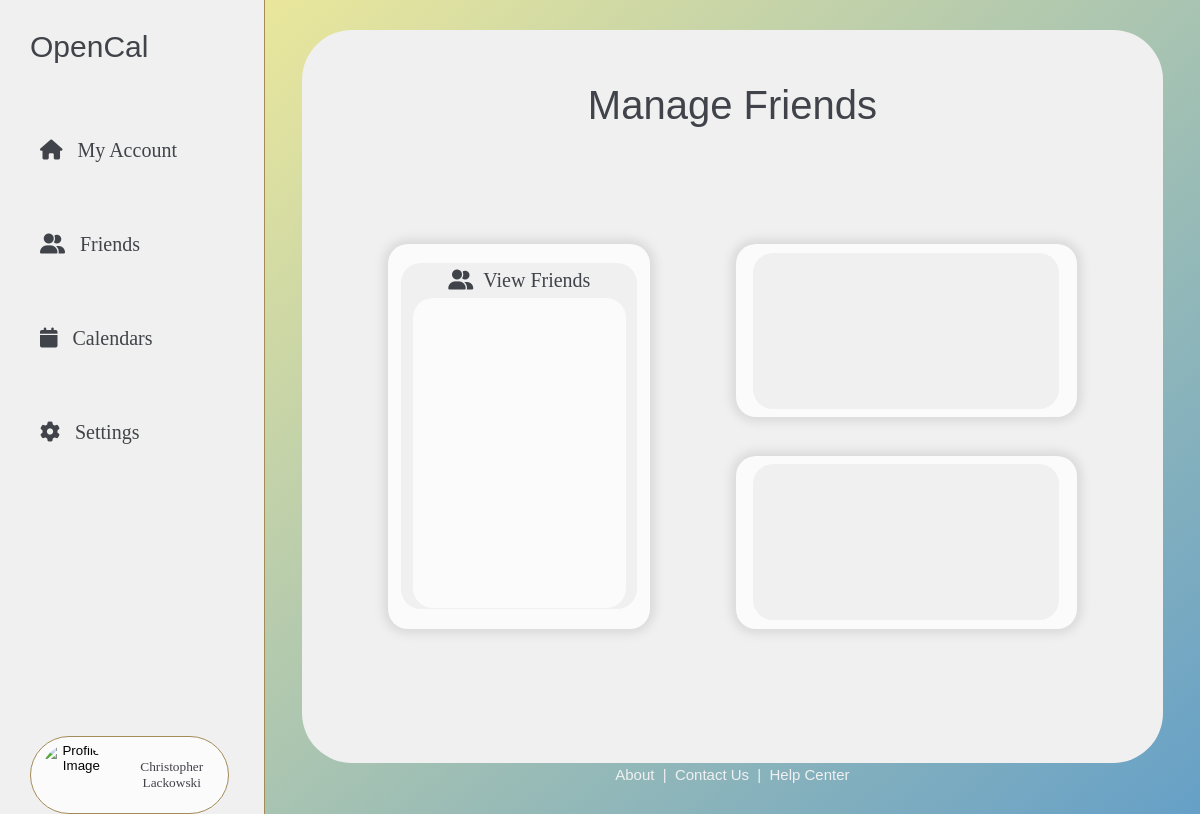
The page /friends/ (signed in) on the database as committed earlier.
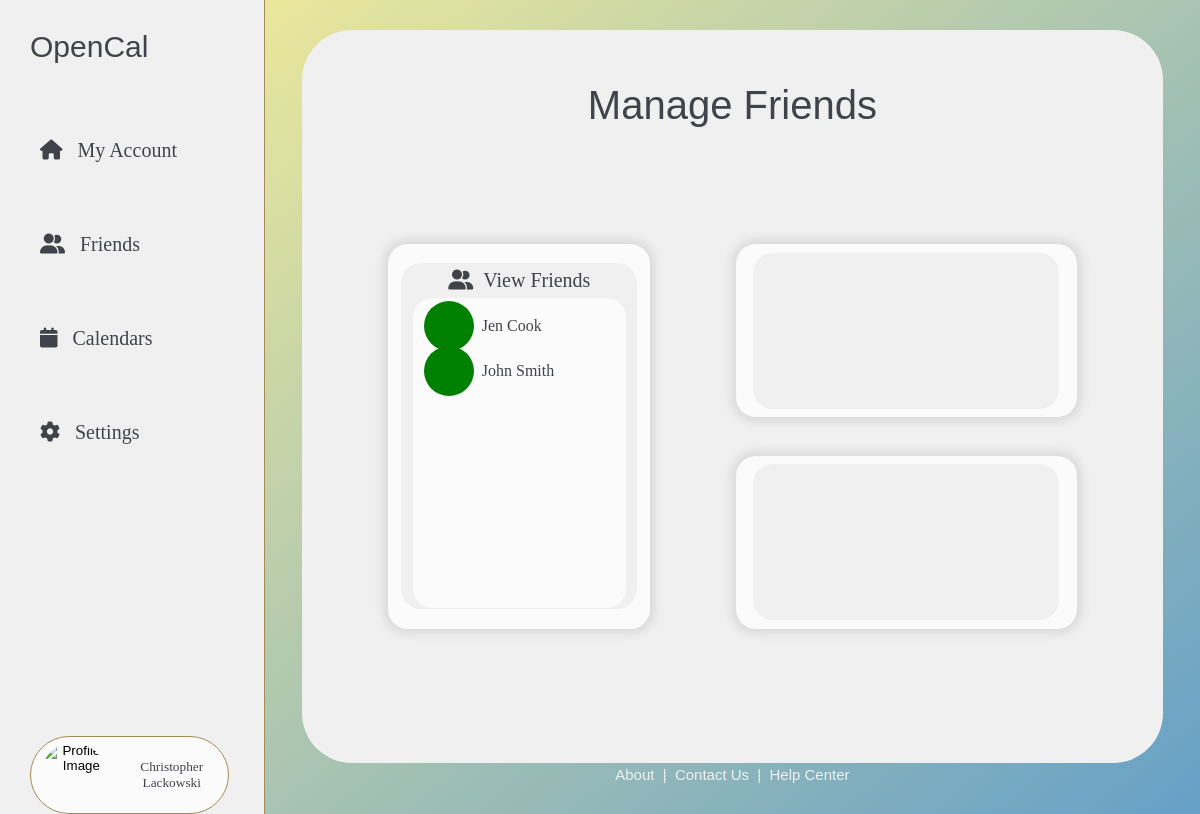
The same page on the database as committed later.
### opencalapp/models.py (models this page shows, shortened)
class Account(AbstractUser):
    numCals = models.IntegerField(default = 5)
    calendars = models.ManyToManyField('Calendar', related_name='users', blank=True)

### opencalapp/views.py (the view)
# urls.py: path('friends/', views.friends, name='friends'),
@login_required
def friends(request):
    received_requests = FriendRequest.objects.filter(receiver=request.user, is_active=True)
    friend_list = get_object_or_404(FriendList, user=request.user)
    friends = friend_list.friends.all().order_by('last_name')
    return render(request, 'friends.html', {'user': request.user, 'received_requests': received_requests, 'friends': friends})

### opencalapp/templates/friends.html (shortened to what this page needs)
{% extends 'base.html' %}
{% block content %}
<div class="page-pane" >
    <div class="page-pane-bubble">
        <div class="header-title">
            <b-text style="font-size: 40px;">Manage Friends</b-text>
        </div>
        <div class="all-social-panels">
            <div class="view-friend-panel">
                <div class="panel-bubble">
                    <div class="view-friend-header">
                        <s-text style="font-size: 20px;">
                            <i class="fas fa-user-group"></i>
                        </s-text>
                        <s-text style="font-size: 20px;">&nbsp&nbspView Friends</s-text>
                    </div>
                    <div class="view-friend-bubble">
                        {% for friend in friends %}
                            <div class="single-friend-view">
                                <div style="width: 50px; height: 50px; background-color: green; border-radius: 100%;"></div>
                                <s-text>&nbsp&nbsp{{friend.get_full_name}}</s-text>
                            </div>
                        {% endfor %}
                    </div>
                </div>
            </div>
            <div class="modify-friends-panel">
                <div class="add-friends-panel">
                    <div class="panel-bubble">
                    </div>
                </div>
                <div class="friend-request-panel">
                    <div class="panel-bubble">
                    </div>
                </div>
            </div>
        </div>
    </div>
    {% include 'footer.html' %}
</div>
{% endblock %}

### opencalapp/templates/base.html (shortened to what this page needs)
{% load static %}
<!DOCTYPE html>
<html>
    <head>
        <link rel="stylesheet" href="{% static 'css/mycalendarsstyle.css' %}">
        <link rel="stylesheet" href="{% static 'css/navpanestyle.css' %}">
        <link rel="stylesheet" href="{% static 'css/subpagestyle.css' %}">
        <link rel="stylesheet" href="{% static 'css/globalstyle.css' %}">
        <link rel="stylesheet" href="{% static 'css/friendsstyle.css' %}">
    </head>
    <body>
        <div class="page-container" style="display: flex; justify-content: flex-start">
            <div class="nav-pane">
                <p style="font-family:Verdana, sans-serif; font-size: 30px; color:rgb(64, 67, 73)">OpenCal</p>
                <br><br>
                <div class="nav-options">
                    <a class="nav-button" style="font-size: 20px" href="{% url 'account' %}" id="account-link-id">
                        <i class="fas fa-house"></i>
                        &ensp;
                        My Account
                    </a>
                    <br><br><br>
                    <a class="nav-button" style="font-size: 20px" href="{% url 'friends' %}" id="friends-link-id">
                        <i class="fas fa-user-group"></i>
                        &ensp;
                        Friends
                    </a>
                    <br><br><br>
                    <a class="nav-button" style="font-size: 20px" href="{% url 'mycalendars' %}" id="calendars-link-id">
                        <i class="fas fa-calendar"></i>
                        &ensp;
                        Calendars
                    </a>
                    <br><br><br>
                    <a class="nav-button" style="font-size: 20px" href="{% url 'settings' %}" id="settings-link-id">
                        <i class="fas fa-gear"></i>
                        &ensp;
                        Settings
                    </a>
                </div>
                <div class="all-profile">
                    <br>
                    <button class="profile-container" onclick="toggleVisibility()">
                        <img src="{% static 'images/IMG_7987.png' %}" alt="Profile Image" class="profile-img">
                        <s-text style="text-transform: capitalize;">{{ user.get_full_name }}</s-text>
                    </button>
                </div>
            </div>
            <div class="main-content" style="width:100%; height:100%; flex-grow:1;">
                {% block content %}
                {% endblock %}
            </div>
        </div>
    </body>
</html>

### opencalapp/templates/footer.html (shortened to what this page needs)
{% load static %}
<!DOCTYPE html>
<html>
    <head>
        <link rel="stylesheet" href="{% static 'css/globalstyle.css' %}">
    </head>
    <body>
        <div>
            <nav style="margin-bottom: 30px;">
                <a href="{% url 'about' %}" class="footer-button">About</a>
                <s-text style="color:rgb(240,240,240); font-family:Verdana, sans-serif; font-size: 15px;">
                    &nbsp;|&nbsp;
                </s-text>
                <a href="{% url 'contact_us' %}" class="footer-button">Contact Us</a>
                <s-text style="color:rgb(240,240,240); font-family:Verdana, sans-serif; font-size: 15px;">
                    &nbsp;|&nbsp;
                </s-text>
                <a href="{% url 'help_center' %}" class="footer-button">Help Center</a>
            </nav>
        </div>
    </body>
</html>

### opencalapp/static/css/mycalendarsstyle.css (style rules this page uses)
body { background-color: rgb(102, 160, 199); height: 100%; width: 100%; margin: 0; }
.header-title { display: flex; justify-content: center; align-items: center; height: 150px; width: 100%; }

### opencalapp/static/css/navpanestyle.css (style rules this page uses)
.nav-pane { height:100%; width:300px; display: flex; justify-content: flex-start; align-items: flex-start; background-color: rgb(240,240,240); flex-direction: column; padding-left: 30px; border-right: 1px solid rgb(164, 140, 88); }
.nav-options { display: flex; flex-direction: column; justify-content: center; align-items: flex-start; }
.nav-button { border: none; color: rgb(64, 67, 73); font-family: Georgia, serif; width: 200px; height: 40px; display: flex; align-items: center; border-radius: 20px; text-decoration: none; }
.all-profile { display: flex; align-items: center; width: 85%; height: 250px; flex-direction: column; margin-top: 220px; }
.profile-container { height: 90px; width: 100%; border-radius: 100px; padding: 0; background-color: rgb(251, 251, 251); border: 1px solid rgb(164, 140, 88); display: flex; justify-content: flex-start; align-items: center; }
.profile-img { height: 85%; aspect-ratio: 1.0; border-radius: 100px; margin-left: 10px; margin-right: 10px; object-fit: cover; }

### opencalapp/static/css/subpagestyle.css (style rules this page uses)
.page-container { height:100%; width:100%; display: flex; justify-content: center; align-items: center; }
.page-pane { height:100%; width:100%; display: flex; justify-content: space-between; align-items: center; background-color: rgb(251, 251, 251); background-image: linear-gradient(to bottom right, rgb(234, 231, 156), rgb(102, 160, 199)); flex-direction: column; }
.page-pane-bubble { display: flex; align-items: center; justify-content: flex-start; width: 92%; height: 90%; flex-direction: column; background-color: rgb(240,240,240); border-radius: 50px; margin-top: 30px; }

### opencalapp/static/css/globalstyle.css (style rules this page uses)
html { height: 100%; }
s-text { color: rgb(64, 67, 73); font-family: Georgia, serif; }
b-text { color: rgb(64, 67, 73); font-family: Verdana, sans-serif; }
button { transition-duration: 0.4s; cursor: pointer; }
.footer-button { border: none; background-color: rgba(0,0,0,0); color:rgb(240,240,240); font-family:Verdana, sans-serif; font-size: 15px; text-decoration: none; }

### opencalapp/static/css/friendsstyle.css (style rules this page uses)
.header-title { display: flex; justify-content: center; align-items: center; height: 150px; width: 100%; }
.all-social-panels { display: flex; justify-content: center; align-items: center; width: 80%; height: 70%; }
.view-friend-panel { display: flex; justify-content: center; align-items: center; width: 40%; height: 75%; border-radius: 20px; background-color: rgb(251, 251, 251); box-shadow: 0 0 10px 5px rgb(218, 218, 218); }
.modify-friends-panel { display: flex; justify-content: space-between; align-items: flex-end; width: 65%; height: 75%; flex-direction: column; }
.add-friends-panel { display: flex; justify-content: center; align-items: center; width: 80%; height: 45%; background-color: rgb(251, 251, 251); box-shadow: 0 0 10px 5px rgb(218, 218, 218); border-radius: 20px; }
.friend-request-panel { display: flex; justify-content: center; align-items: center; width: 80%; height: 45%; background-color: rgb(251, 251, 251); box-shadow: 0 0 10px 5px rgb(218, 218, 218); border-radius: 20px; }
.panel-bubble { display: flex; justify-content: flex-start; align-items: center; flex-direction: column; background-color: rgb(240, 240, 240); width: 90%; height: 90%; border-radius: 20px; }
.view-friend-header { display: flex; align-items: center; justify-content: center; height: 10%; width: 100%; }
.view-friend-bubble { display: flex; justify-content: flex-start; align-items: center; flex-direction: column; background-color: rgb(251, 251, 251); width: 90%; height: 88%; border-radius: 20px; padding-top: 5px; }
.single-friend-view { display: flex; justify-content: flex-start; align-items: center; width: 90%; height: 15%; }

Rows that differ between the two databases and show on the page:
added Account: get_full_name "Jen Cook"
now on this page (row edited): Account: get_full_name "John Smith"
